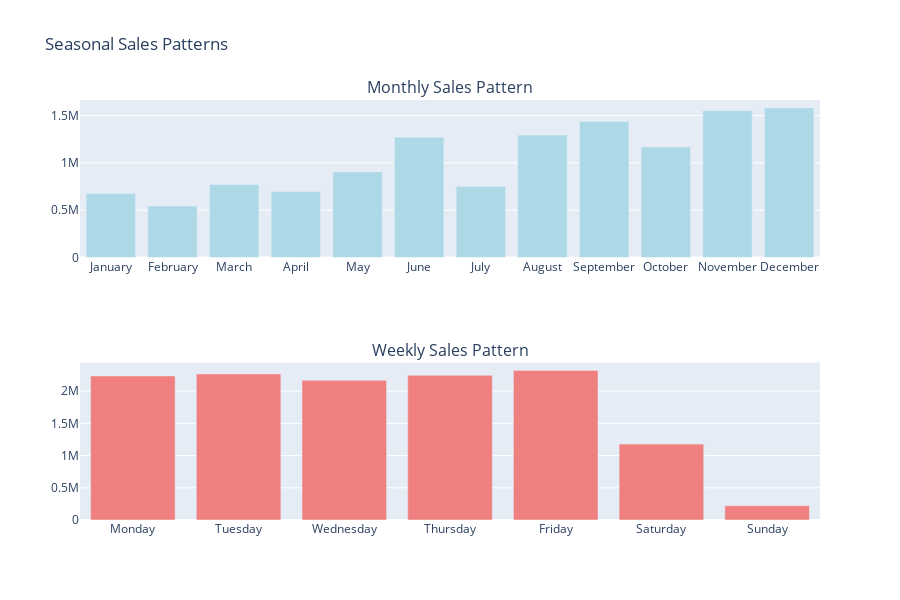

The cell this chart's notebook holds for it:
### Markdown cell above
## 8. Seasonal Trends Analysis

### Code cell
# Seasonal analysis
df['Month'] = df['Order Date'].dt.month
df['Quarter'] = df['Order Date'].dt.quarter
df['Day_of_Week'] = df['Order Date'].dt.dayofweek
df['Month_Name'] = df['Order Date'].dt.month_name()
df['Day_Name'] = df['Order Date'].dt.day_name()

# Monthly seasonality
monthly_sales = df.groupby('Month_Name').agg({
    'Sales': 'sum',
    'Order ID': 'nunique'
}).reindex(['January', 'February', 'March', 'April', 'May', 'June',
           'July', 'August', 'September', 'October', 'November', 'December'])

# Weekly seasonality
weekly_sales = df.groupby('Day_Name').agg({
    'Sales': 'sum',
    'Order ID': 'nunique'
}).reindex(['Monday', 'Tuesday', 'Wednesday', 'Thursday', 'Friday', 'Saturday', 'Sunday'])

# Create seasonal plots
fig = make_subplots(
    rows=2, cols=1,
    subplot_titles=('Monthly Sales Pattern', 'Weekly Sales Pattern')
)

# Monthly pattern
fig.add_trace(
    go.Bar(x=monthly_sales.index, y=monthly_sales['Sales'], 
           name='Monthly Sales', marker_color='lightblue'),
    row=1, col=1
)

# Weekly pattern
fig.add_trace(
    go.Bar(x=weekly_sales.index, y=weekly_sales['Sales'], 
           name='Weekly Sales', marker_color='lightcoral'),
    row=2, col=1
)

fig.update_layout(height=600, title_text="Seasonal Sales Patterns", showlegend=False)
fig.show()

fig.write_html('../visuals/seasonal_patterns.html')
fig.write_image('../visuals/seasonal_patterns.png', width=1200, height=600)

print("Top 3 months by sales:")
print(monthly_sales.sort_values('Sales', ascending=False).head(3))

print("\nTop 3 days by sales:")
print(weekly_sales.sort_values('Sales', ascending=False).head(3))

### Figure 1 — Plotly figure (JSON) as saved in the notebook; plotly's stock layout.template omitted (floating-point values rounded to 4 significant figures)
{"data": [{"marker": {"color": "lightblue"}, "name": "Monthly Sales", "type": "bar", "x": ["January", "February", "March", "April", "May", "June", "July", "August", "September", "October", "November", "December"], "xaxis": "x", "y": [675100.0, 543700.0, 770500.0, 698600.0, 904000.0, 1270000.0, 749400.0, 1294000.0, 1437000.0, 1168000.0, 1551000.0, 1581000.0], "yaxis": "y"}, {"marker": {"color": "lightcoral"}, "name": "Weekly Sales", "type": "bar", "x": ["Monday", "Tuesday", "Wednesday", "Thursday", "Friday", "Saturday", "Sunday"], "xaxis": "x2", "y": [2236000.0, 2268000.0, 2169000.0, 2246000.0, 2323000.0, 1178000.0, 222300.0], "yaxis": "y2"}], "layout": {"annotations": [{"font": {"size": 16}, "showarrow": false, "text": "Monthly Sales Pattern", "x": 0.5, "xanchor": "center", "xref": "paper", "y": 1, "yanchor": "bottom", "yref": "paper"}, {"font": {"size": 16}, "showarrow": false, "text": "Weekly Sales Pattern", "x": 0.5, "xanchor": "center", "xref": "paper", "y": 0.375, "yanchor": "bottom", "yref": "paper"}], "height": 600, "showlegend": false, "title": {"text": "Seasonal Sales Patterns"}, "xaxis": {"anchor": "y", "domain": [0, 1]}, "xaxis2": {"anchor": "y2", "domain": [0, 1]}, "yaxis": {"anchor": "x", "domain": [0.625, 1]}, "yaxis2": {"anchor": "x2", "domain": [0, 0.375]}}}
